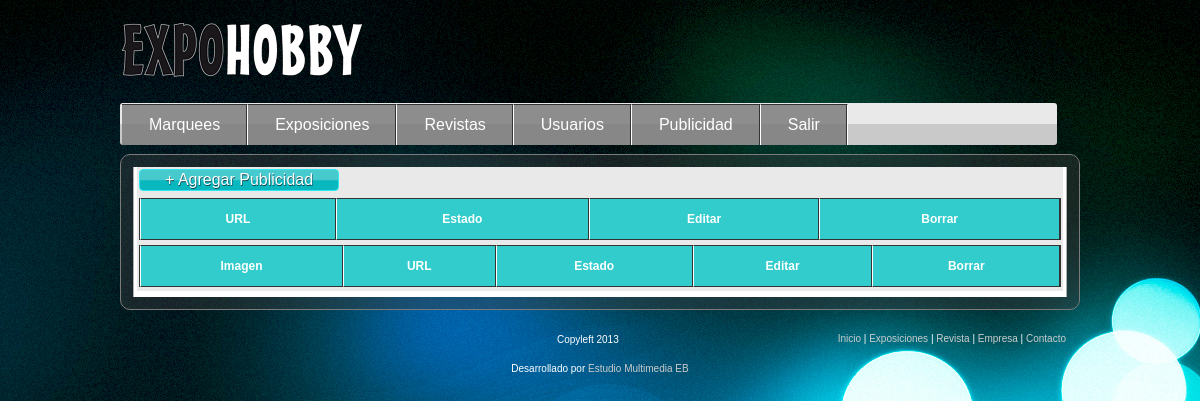
Before: /listado_publicidad.php (signed in) with the older database file.
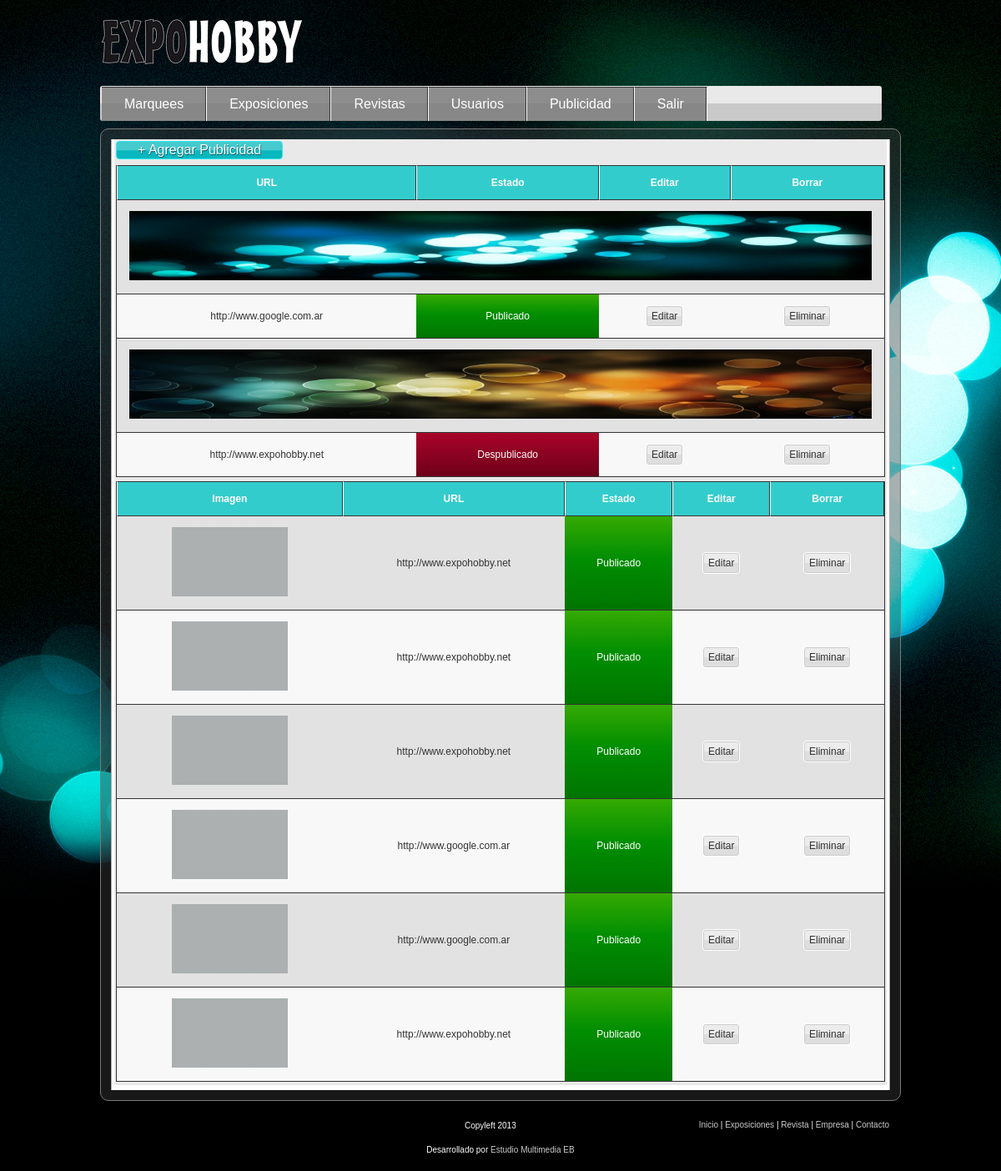
After: the same page with the newer database file.
### tables this page shows
CREATE TABLE IF NOT EXISTS `publicidad` (
  `id` smallint(3) unsigned zerofill NOT NULL AUTO_INCREMENT,
  `url` varchar(250) DEFAULT NULL,
  `image` varchar(150) DEFAULT NULL,
  `position` smallint(3) DEFAULT NULL,
  `status` varchar(15) DEFAULT NULL,
  `tipo` varchar(10) DEFAULT NULL,
  PRIMARY KEY (`id`)
);

### class/Publicidad.php (the view, shortened to what this page needs)
<?php
class Publicidad
{
	public function getPublicidads()
	{
		$mysqli = DataBase::connex();
		$query = '
			SELECT * FROM
				publicidad
			ORDER BY
				position
		';
		$result = $mysqli->query($query);
		if($result->num_rows > 0){
			while ($row = $result->fetch_assoc())
			{
				$publicidad['id'] = $row['id'];
				$publicidad['url'] = $row['url'];
				$publicidad['image'] = $row['image'];
				$publicidad['position'] = $row['position'];
				$publicidad['status'] = $row['status'];
				$publicidades[$row['tipo']][] = $publicidad;
			}
			foreach ($publicidades as $tipo => $publicidades) {
				$rows[$tipo] = $this->format_list_publicidad($publicidades, $tipo);
			}
	    	return $rows;
		}else{
			return false;
		}
	}
	private function format_list_publicidad($list, $tipo){
		$rows = '';
		if(isset($tipo) && $tipo == 'grande'){
			foreach ($list as $publicidad) {
				$rows .= '<tr>';
					$rows .= '<td id="publ_grande" colspan="4"><img src="'.$publicidad['image'].'" title="'.$publicidad['url'].'" alt="'.$publicidad['url'].'" /></td>';
				$rows .= '</tr>';
				$rows .= '<tr>';
					$rows .= '<td>'.$publicidad['url'].'</td>';
					if($publicidad['status']=="Publicado"){
							$rows .= '<td class="statusB">'.$publicidad['status'].'</td>';
					}else{
						$rows .= '<td class="statusM">'.$publicidad['status'].'</td>';
					}
					$rows .= '<td>';
						$rows .= '<form action="editar_publicidad.php" method="POST">';
							$rows .= '<input type="hidden" name="id" value="'.$publicidad['id'].'"/>';
							$rows .= '<input id="btn_publicidad_editar" class="btn-classic" type="submit" value="Editar" name="btn_publicidad_editar" />';
						$rows .= '</form>';
					$rows .= '</td>';
					$rows .= '<td>';
					$rows .= '<a href="#modal_confirmation_'.$publicidad['id'].'" class="btn-classic eliminar_publicidad">Eliminar</a>';
						$rows .= '<div id="modal_confirmation_'.$publicidad['id'].'" class="zoom-anim-dialog mfp-hide modal_confirmation">';
							$rows .= '<h3>Eliminar Publicidad</h3>';
							$rows .= '<p>Estas seguro que deceas elimiar esta publicidad?</p>';
							$rows .= '<form action="controllers.php" method="POST">';
								$rows .= '<input type="hidden" name="id" value="'.$publicidad['id'].'"/>';
								$rows .= '<input id="btn_cancelar" class="btn-classic" type="button" value="Cancelar" name="btn_cancelar" />';
								$rows .= '<input id="btn_publicidad_eliminar" class="btn-classic" type="submit" value="Eliminar" name="btn_publicidad_eliminar" />';
							$rows .= '</form>';
						$rows .= '</div>';
					$rows .= '</td>';
				$rows .= '</tr>';
			}
		}else{
			foreach ($list as $publicidad) {
				$rows .= '<tr>';
					$rows .= '<td><img src="'.$publicidad['image'].'" title="'.$publicidad['url'].'" alt="'.$publicidad['url'].'" /></td>';
					$rows .= '<td>'.$publicidad['url'].'</td>';
					if($publicidad['status']=="Publicado"){
							$rows .= '<td class="statusB">'.$publicidad['status'].'</td>';
					}else{
						$rows .= '<td class="statusM">'.$publicidad['status'].'</td>';
					}
					$rows .= '<td>';
						$rows .= '<form action="editar_publicidad.php" method="POST">';
							$rows .= '<input type="hidden" name="id" value="'.$publicidad['id'].'"/>';
							$rows .= '<input id="btn_publicidad_editar" class="btn-classic" type="submit" value="Editar" name="btn_publicidad_editar" />';
						$rows .= '</form>';
					$rows .= '</td>';
					$rows .= '<td>';
					$rows .= '<a href="#modal_confirmation_'.$publicidad['id'].'" class="btn-classic eliminar_publicidad">Eliminar</a>';
						$rows .= '<div id="modal_confirmation_'.$publicidad['id'].'" class="zoom-anim-dialog mfp-hide modal_confirmation">';
							$rows .= '<h3>Eliminar Publicidad</h3>';
							$rows .= '<p>Estas seguro que deceas elimiar esta publicidad?</p>';
							$rows .= '<form action="controllers.php" method="POST">';
								$rows .= '<input type="hidden" name="id" value="'.$publicidad['id'].'"/>';
								$rows .= '<input id="btn_cancelar" class="btn-classic" type="button" value="Cancelar" name="btn_cancelar" />';
								$rows .= '<input id="btn_publicidad_eliminar" class="btn-classic" type="submit" value="Eliminar" name="btn_publicidad_eliminar" />';
							$rows .= '</form>';
						$rows .= '</div>';
					$rows .= '</td>';
				$rows .= '</tr>';
			}
		}
		return $rows;
	}
}
?>

### listado_publicidad.php (shortened to what this page needs)
<!DOCTYPE html>
<html xmlns="http://www.w3.org/1999/xhtml">
  <head>
    <?php include_once 'head.php'; ?>
  </head>
  <body>
    <header>
      <?php include_once 'logo.php'; ?>
      <nav>
        <ul>
          <?php include_once 'admin_menu.php'; ?>
        </ul>
      </nav>
    </header>
    <?php
      $listado_publicidad = new Publicidad();
      $listados = $listado_publicidad->getPublicidads();
    ?>
    <div id="cont-all">
      <div id="cont-section">
        <a title="Agregar Publicidad"  class="bnt-ver Cmarg" href="agregar_publicidad.php">+ Agregar Publicidad</a>
        <table class="tb" border="0" cellpadding="0" cellspacing="0">
            <td class="tbtitulos">URL</td>
            <td class="tbtitulos">Estado</td>
            <td class="tbtitulos">Editar</td>
            <td class="tbtitulos">Borrar</td>
            <?php print  $listados['grande']; ?>
        </table>
        <table class="tb" border="0" cellpadding="0" cellspacing="0">
          <tr>
            <td class="tbtitulos">Imagen</td>
            <td class="tbtitulos">URL</td>
            <td class="tbtitulos">Estado</td>
            <td class="tbtitulos">Editar</td>
            <td class="tbtitulos">Borrar</td>
          </tr>
            <?php print  $listados['chica']; ?>
        </table>
      </div>
    </div>
    <footer>
      <?php include_once 'footer.php'; ?>
    </footer>
  </body>
</html>

### head.php (shortened to what this page needs)
<link href="css/estilo.css" type="text/css" rel="stylesheet">
<link href="css/modals.css" type="text/css" rel="stylesheet">
<link href="css/jquery.ui.all.css" type="text/css" rel="stylesheet">
<link rel='stylesheet' id='uds-billboard-css'  href='slider/css/billboard.min.css?ver=3.1.1' type='text/css' media='screen' />

### logo.php
<div class="logoexhohobby">
  <h1>
    <a href="index.php">
      <span>Expohobby</span>
    </a>
  </h1>
</div>

### admin_menu.php
<ul>
	<li><a title="Marquees" href="listado_marquees.php">Marquees</a></li>
	<li><a title="Exposiciones" href="#">Exposiciones</a></li>
	<li><a title="Revista" href="listado_revistas.php">Revistas</a></li>
	<li><a title="Revista" href="listado_usuarios.php">Usuarios</a></li>
	<li><a title="Revista" href="listado_publicidad.php">Publicidad</a></li>
	<li><a title="Salir" href="logout.php">Salir</a></li>
</ul>

### footer.php
<div class="dat">
    <nav>
        <p>Copyleft 2013 </p>
     <ul>
        <a href="index.php" title="Inicio"> Inicio </a> |
        <a href="#" title="Exposiciones">Exposiciones </a> |
        <a href="revistas.php" title="Revista">Revista </a> |
        <a href="empresa.php" title="Empresa">Empresa  </a>|
        <a href="contactenos.php" title="Contacto">Contacto </a>
     </ul>
    </nav>
</div>
<p>Desarrollado por <a href="http://emafilms.com.ar/">Estudio Multimedia EB</a></p>

Changed rows visible on the page:
added publicidad: image (picture), url "http://www.google.com.ar", status "Publicado"
added publicidad: image (picture), url "http://www.expohobby.net", status "Despublicado"
added publicidad: image (picture), url "http://www.expohobby.net", status "Publicado"
added publicidad: image (picture), url "http://www.expohobby.net", status "Publicado"
added publicidad: image (picture), url "http://www.expohobby.net", status "Publicado"
added publicidad: image (picture), url "http://www.google.com.ar", status "Publicado"
added publicidad: image (picture), url "http://www.google.com.ar", status "Publicado"
added publicidad: image (picture), url "http://www.expohobby.net", status "Publicado"
